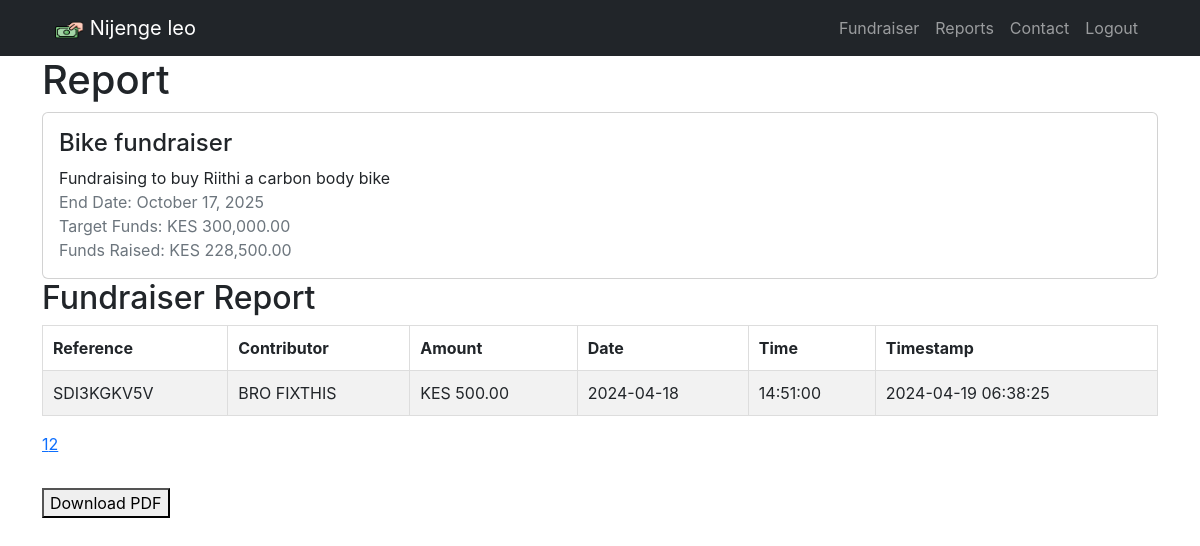
/report/3/page/2 (signed in), run on the app's committed database.
### models.py (models this page shows, shortened)
class Fundraiser(db.Model):
    id = db.Column(db.Integer, primary_key=True)
    user_id = db.Column(db.Integer, db.ForeignKey('user.id'), nullable=False)
    name = db.Column(db.String, nullable=False)
    description = db.Column(db.String)
    end_date = db.Column(db.DateTime, nullable=False)
    target_funds = db.Column(db.Integer, nullable=False)
    user = db.relationship('User', backref=db.backref('fundraisers', lazy=True))
    @property
    def funds_raised(self):
        total = (
            db.session.query(func.sum(Contribution.amount))
            .filter_by(fundraiser_id=self.id)
            .scalar()
        )
        return total or 0

class Contribution(db.Model):
    __tablename__ = 'contributions'
    contribution_id = db.Column(db.Integer, primary_key=True, autoincrement=True)
    fundraiser_id = db.Column(db.Integer, db.ForeignKey('fundraiser.id'), nullable=False)
    contribution_reference = db.Column(db.Text, nullable=False)
    contributor_name = db.Column(db.Text, nullable=False)
    phone_number = db.Column(db.Text, nullable=False)
    amount = db.Column(db.DECIMAL, nullable=False)
    contribution_date = db.Column(db.Date, nullable=False)
    contribution_time = db.Column(db.Time, nullable=False)
    timestamp = db.Column(db.DateTime(timezone=True), server_default=func.now())
    fundraiser = db.relationship('Fundraiser', backref='contributions')
    def to_dict(self):
        return {
            'contribution_reference': self.contribution_reference,
            'contributor_name': self.contributor_name,
            'phone_number': self.phone_number,
            'amount': self.amount,
            'contribution_time': self.contribution_time.strftime("%H:%M:%S"),  # Convert time to string
            'timestamp': self.timestamp.strftime("%Y-%m-%d %H:%M:%S"),  # Convert timestamp to string
            'contribution_date': self.contribution_date.strftime("%Y-%m-%d"),  # Convert date to string
        }

### app.py (the view)
@app.route("/report/<int:fundraiser_id>/page/<int:page_number>")
@login_required
def report(fundraiser_id, page_number):
    try:
        if fundraiser_id == 0:
            return redirect(
                url_for("fundraiser")
            )  # Call create_fundraiser() when fundraiser_id is 0
        fundraiser = Fundraiser.query.get_or_404(fundraiser_id)
        per_page = 10
        start = (page_number - 1) * per_page  # Calculate start index
        contributions = Contribution.query.filter_by(fundraiser_id=fundraiser_id)
        total_contributions = contributions.count()
        total_pages = math.ceil(total_contributions / per_page)
        if start >= total_contributions:
            return "Page number out of range", 404
        results = contributions.limit(per_page).offset(start).all()
        contributions_dicts = [contribution.to_dict() for contribution in results]
        return render_template(
            "report.html",
            fundraiser=fundraiser,
            contributions=contributions_dicts,
            total_pages=total_pages,
            current_page=page_number,
        )
    except Exception as e:
        app.logger.error(f"Error generating report: {str(e)}")
        return error(
            "An error occurred while generating the report. Please try again later.",
            500,
        )

### app.py (called while the page is built)
@app.template_filter("currency_format")
def currency_format(value):
    formatted_value = f"KES {value:,.2f}"  # Format as KES with thousands separator and 2 decimal places
    return formatted_value

### models.py (called while the page is built)
def login_required(func):
    @wraps(func)
    def decorated_function(*args, **kwargs):
        if 'user_id' not in session:
            return redirect(url_for('login'))
        g.user = User.query.get(session['user_id'])  # Retrieve user information
        return func(*args, **kwargs)
    return decorated_function

### templates/report.html (shortened to what this page needs)
{% extends "layout.html" %}
{% block content %}
<div class="container">
    <h1>Report</h1>
  <div class="card">
    <div class="card-body">
      <h4 class="card-title">{{ fundraiser.name }}</h4>
      <p class="card-text">{{ fundraiser.description }}</p>
      <p class="text-muted">
        End Date: {{ fundraiser.end_date.strftime("%B %d, %Y") }}<br>
        Target Funds: {{ fundraiser.target_funds | currency_format }}<br>
        Funds Raised: {{ fundraiser.funds_raised | currency_format }}
      </p>
    </div>
  </div>
  <h2>Fundraiser Report</h2>
  <table id="contributions-table" class="table table-bordered table-striped">
  <thead>
    <tr>
      <th>Reference</th>
      <th>Contributor</th>
      <th>Amount</th>
      <th>Date</th>
      <th>Time</th>
      <th>Timestamp</th>
    </tr>
  </thead>
  <tbody>
    {% for contribution in contributions %}  <tr>
        <td>{{ contribution.contribution_reference }}</td>
        <td>{{ contribution.contributor_name }}</td>
        <td>{{ contribution.amount|currency_format }}</td>
        <td>{{ contribution.contribution_date }}</td>
        <td>{{ contribution.contribution_time }}</td>
        <td>{{ contribution.timestamp }}</td>
      </tr>
    {% endfor %}
  </tbody>
</table>
  <nav aria-label="Page navigation">
    <ul class="pagination">
      {% for page in range(1, total_pages + 1) %}
      {% if page == current_page %}
      <li class="active"><a href="#">{{ page }}</a></li>
      {% else %}
      <li>
        <a href="{{ url_for('report', fundraiser_id=fundraiser.id, page_number=page) }}">{{ page }}</a>
      </li>
      {% endif %}
      {% endfor %}
    </ul>
  </nav>
  <button id="download-pdf">Download PDF</button>
  <pre id="contributions-data" style="display: none;">{{ contributions|tojson }}</pre>  </div>
{% endblock %}

### data on the page
Fundraiser: name "Bike fundraiser", description "Fundraising to buy Riithi a carbon body bike", end_date "October 17, 2025", target_funds "KES 300,000.00"
Contribution: contribution_reference "SDI3KGKV5V", contributor_name "BRO FIXTHIS", amount "KES 500.00", contribution_date "2024-04-18", contribution_time "14:51:00", timestamp "2024-04-19 06:38:25"

### other printed values
{{ fundraiser.funds_raised | currency_format }} "KES 228,500.00"
{{ page }} "1"
{{ page }} "2"
